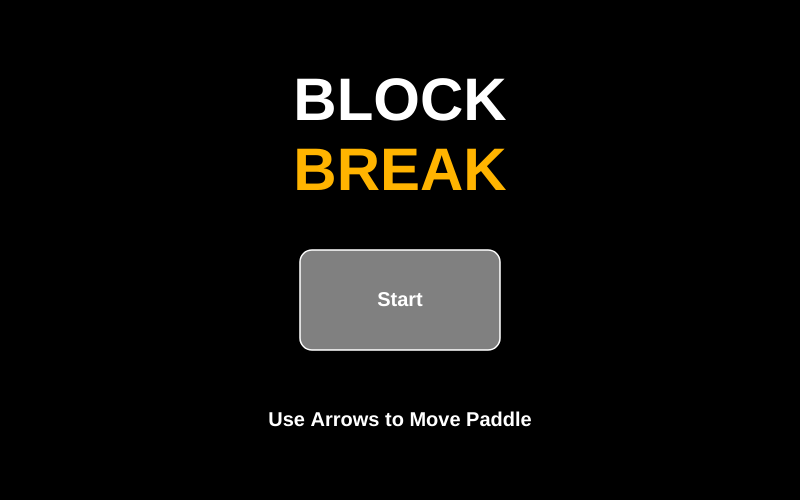
Frame 1 (no input)
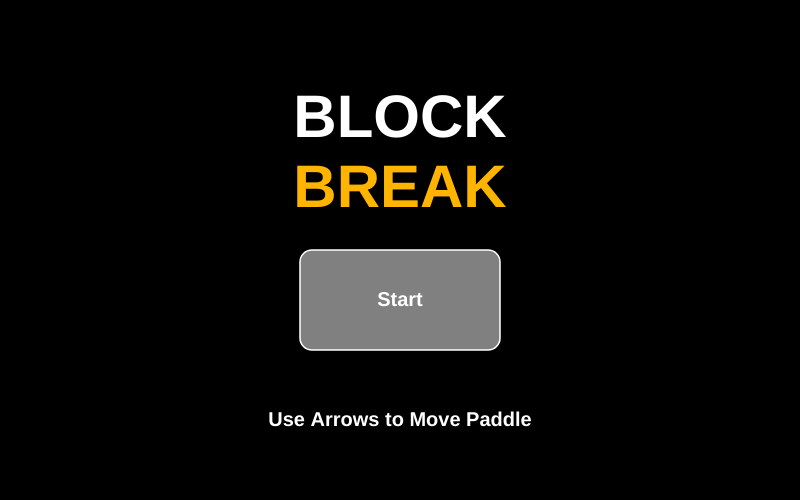
Frame 60 (no input)
Frame 120 (the mouse pressed at the canvas centre since frame 60): identical to frame 60, image omitted

The p5.js sketch that drew these frames (run headless with seeded random() and noise() and a simulated clock; from frame 60 on, the mouse is pressed at the canvas centre):

// p5.js sketch
// ── sketch.js
//Define state and inital variables and objects
let state = "start";
let score = 0;
let lives = 3;
//Ball object with postion, speed, and radius
let ball = { x: 400, y: 350, speedx: 7, speedy: -7, r: 10 };
//Paddle object with postion, size, and movement speed
let paddle = { x: 300, y: 460, w: 120, h: 14, speed: 8 };

//List that stores all of the block objects *filled in creatBlocks function
let blocks =[];

function setup() {
  createCanvas(800, 500);
  createBlocks();
  console.log(blocks);
}

function createBlocks() {
  blocks = [];

  let rows = 3;
  let cols = 8;

  for (let r = 0; r < rows; r++) {
    for (let c = 0; c < cols; c++) {
      blocks.push({
        x: 60 + c * 90,
        y: 60 + r * 40,
        w: 80,
        h: 20,
        visible: true
      });
    }
  }
}

//Required Procedure
//Loops through blocks, check collisions, removes blocks, and updates score

function BlocksAndScore(pointsPerBlock){
   for (let i = 0; i < blocks.length; i++) {
    let b = blocks[i];

    if (b.visible) {
      fill(255, 150, 0);
      rect(b.x, b.y, b.w, b.h);

      // Collision with ball
      if (
        ball.x + ball.r> b.x &&
        ball.x + ball.r< b.x + b.w &&
        ball.y + ball.r> b.y &&
        ball.y + ball.r < b.y + b.h
      ) {
        b.visible = false;
        ball.speedy *= -1;
        score += pointsPerBlock;
      }
    }
  }
}
//checks if the ball hits the wall and changes direction
function checkWallBounce() {
  // Left & right walls
  if (ball.x < 0 || ball.x > width) {
    ball.speedx *= -1;
  }

  // Top wall
  if (ball.y < 0) {
    ball.speedy *= -1;
  }
}

//Checks if ball hits the paddle
function checkPaddleBounce() {
  if (
    ball.y + ball.r >= paddle.y &&   // bottom of ball hits top of paddle
    ball.y < paddle.y &&             // ball is above paddle
    ball.x > paddle.x &&             
    ball.x < paddle.x + paddle.w
  ) {
    //This code was generated using ChatGPT to move ball above paddle (prevents sticking)
    ball.y = paddle.y - ball.r;

    ball.speedy *= -1;
  }
}

//controls what screen is displayed 
function draw() {
  if (state === "start") startScreen();
  else if (state === "game") gameScreen();
  else if (state === "end") endScreen();
}

//moves paddle based on user input(arrow keys)
function movePaddle() {
  if (keyIsDown(LEFT_ARROW)) {
    paddle.x -= paddle.speed;
  }
  if (keyIsDown(RIGHT_ARROW)) {
    paddle.x += paddle.speed;
  }
  
  //keeps paddle inside screen
  paddle.x = constrain(paddle.x, 0, width - paddle.w);
}

//startScreen is from a Class Project
function startScreen() {
  background(0);

  textAlign(CENTER);
  fill(255);
  textSize(60);
  textStyle(BOLD);
  text("BLOCK", width / 2, 120);
  fill(255, 180, 0);
  text("BREAK", width / 2, 190);
  textStyle(NORMAL);

  drawButton(300, 250, 200, 100, "Start", "grey");
  text("Use Arrows to Move Paddle", width / 2, 420);
}

//Main Game Logic
function gameScreen() {
  background(61, 117, 145);
  
  //move the paddle
  movePaddle();
  
  //Make the paddle
  fill(255);
  rect(paddle.x,paddle.y,paddle.w,paddle.h);
  
  //Make the ball
  circle(ball.x,ball.y,ball.r*2);
  
  //move balls
  ball.x+=ball.speedx
  ball.y+=ball.speedy
  
  //Check collisons
  checkWallBounce();
  checkPaddleBounce();
  
  // Blocks
  BlocksAndScore(1);

  
  //Score and Lives
  fill(255);
  textSize(20);
  text("Score:" + score, 70,30);
  text("Lives:"+lives, 700,30);
  
  //This code was generated using Gemini to end the game when all the blocks are broken
  let remainingBlocks = blocks.filter(b => b.visible).length;
if (remainingBlocks === 0) {
  state = "end";
}

  if (ball.y > height) {
    lives--;

    // Reset ball
    ball.x = 400;
    ball.y = 350;
    ball.speedx = 7;
    ball.speedy = -7;

    if (lives <= 0) {
      state = "end";
    }
  }
  
}

//End screen UI
function endScreen() {
  background(0);

  textAlign(CENTER);
  fill(255);
  textSize(50);
  text("GAME OVER", width / 2, 200);

  textSize(25);
  text("Score: " + score, width / 2, 260);

  drawButton(300, 350, 200, 80, "Restart", "grey");
}

// From class project. Draws clickable button
function drawButton(bx, by, bw, bh, label, col) {
  fill(col);
  stroke(255);
  strokeWeight(1.5);
  rect(bx, by, bw, bh, 12);
  noStroke();
  fill(255);
  textAlign(CENTER, CENTER);
  textSize(20);
  textStyle(BOLD);
  text(label, bx + bw / 2, by + bh / 2);
}

function checkClick(bx, by, bw, bh) {
  //check collision if mouseX is inside the rectangle
  return mouseX > bx && mouseX < bx + bw && mouseY > by && mouseY < by + bh;
}

//Changes state if button is clicked
function mousePressed() {
  if (state == "start") {
    if (checkClick(300, 250, 200, 100)) {
      state = "game";
      //reset();
    }
  } 
  else if (state == "end") {
    if (checkClick(300, 350, 200, 80)) {state = "start";
    resetGame();
  }
}
}

//Resets game variables
function resetGame() {
  score = 0;
  lives = 3;

  ball.x = 400;
  ball.y = 350;
  ball.speedx = 7;
  ball.speedy = -7;

  createBlocks(); // reset blocks
}
